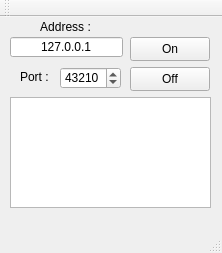
<?xml version="1.0" encoding="UTF-8"?>
<ui version="4.0">
 <class>DetecterLecteurs</class>
 <widget class="QMainWindow" name="DetecterLecteurs">
  <property name="geometry">
   <rect>
    <x>0</x>
    <y>0</y>
    <width>222</width>
    <height>253</height>
   </rect>
  </property>
  <property name="windowTitle">
   <string>DetecterLecteurs</string>
  </property>
  <widget class="QWidget" name="centralWidget">
   <widget class="QPushButton" name="onPushButton">
    <property name="geometry">
     <rect>
      <x>130</x>
      <y>20</y>
      <width>80</width>
      <height>24</height>
     </rect>
    </property>
    <property name="text">
     <string>On</string>
    </property>
   </widget>
   <widget class="QPushButton" name="offPushButton">
    <property name="geometry">
     <rect>
      <x>130</x>
      <y>50</y>
      <width>80</width>
      <height>24</height>
     </rect>
    </property>
    <property name="text">
     <string>Off</string>
    </property>
   </widget>
   <widget class="QLineEdit" name="addressLineEdit">
    <property name="geometry">
     <rect>
      <x>10</x>
      <y>20</y>
      <width>113</width>
      <height>20</height>
     </rect>
    </property>
    <property name="text">
     <string notr="true">127.0.0.1</string>
    </property>
    <property name="alignment">
     <set>Qt::AlignCenter</set>
    </property>
   </widget>
   <widget class="QLabel" name="addressLabel">
    <property name="geometry">
     <rect>
      <x>10</x>
      <y>0</y>
      <width>111</width>
      <height>20</height>
     </rect>
    </property>
    <property name="text">
     <string>Address :</string>
    </property>
    <property name="alignment">
     <set>Qt::AlignCenter</set>
    </property>
   </widget>
   <widget class="QLabel" name="portLabel">
    <property name="geometry">
     <rect>
      <x>20</x>
      <y>50</y>
      <width>31</width>
      <height>20</height>
     </rect>
    </property>
    <property name="text">
     <string>Port :</string>
    </property>
    <property name="alignment">
     <set>Qt::AlignLeading|Qt::AlignLeft|Qt::AlignVCenter</set>
    </property>
   </widget>
   <widget class="QSpinBox" name="portSpinBox">
    <property name="geometry">
     <rect>
      <x>60</x>
      <y>50</y>
      <width>61</width>
      <height>22</height>
     </rect>
    </property>
    <property name="maximum">
     <number>65535</number>
    </property>
    <property name="value">
     <number>43210</number>
    </property>
   </widget>
   <widget class="QPlainTextEdit" name="messagesPlainTextEdit">
    <property name="geometry">
     <rect>
      <x>10</x>
      <y>80</y>
      <width>201</width>
      <height>111</height>
     </rect>
    </property>
   </widget>
  </widget>
  <widget class="QMenuBar" name="menuBar">
   <property name="geometry">
    <rect>
     <x>0</x>
     <y>0</y>
     <width>222</width>
     <height>20</height>
    </rect>
   </property>
  </widget>
  <widget class="QToolBar" name="mainToolBar">
   <attribute name="toolBarArea">
    <enum>TopToolBarArea</enum>
   </attribute>
   <attribute name="toolBarBreak">
    <bool>false</bool>
   </attribute>
  </widget>
  <widget class="QStatusBar" name="statusBar"/>
 </widget>
 <layoutdefault spacing="6" margin="11"/>
 <resources/>
 <connections/>
</ui>
